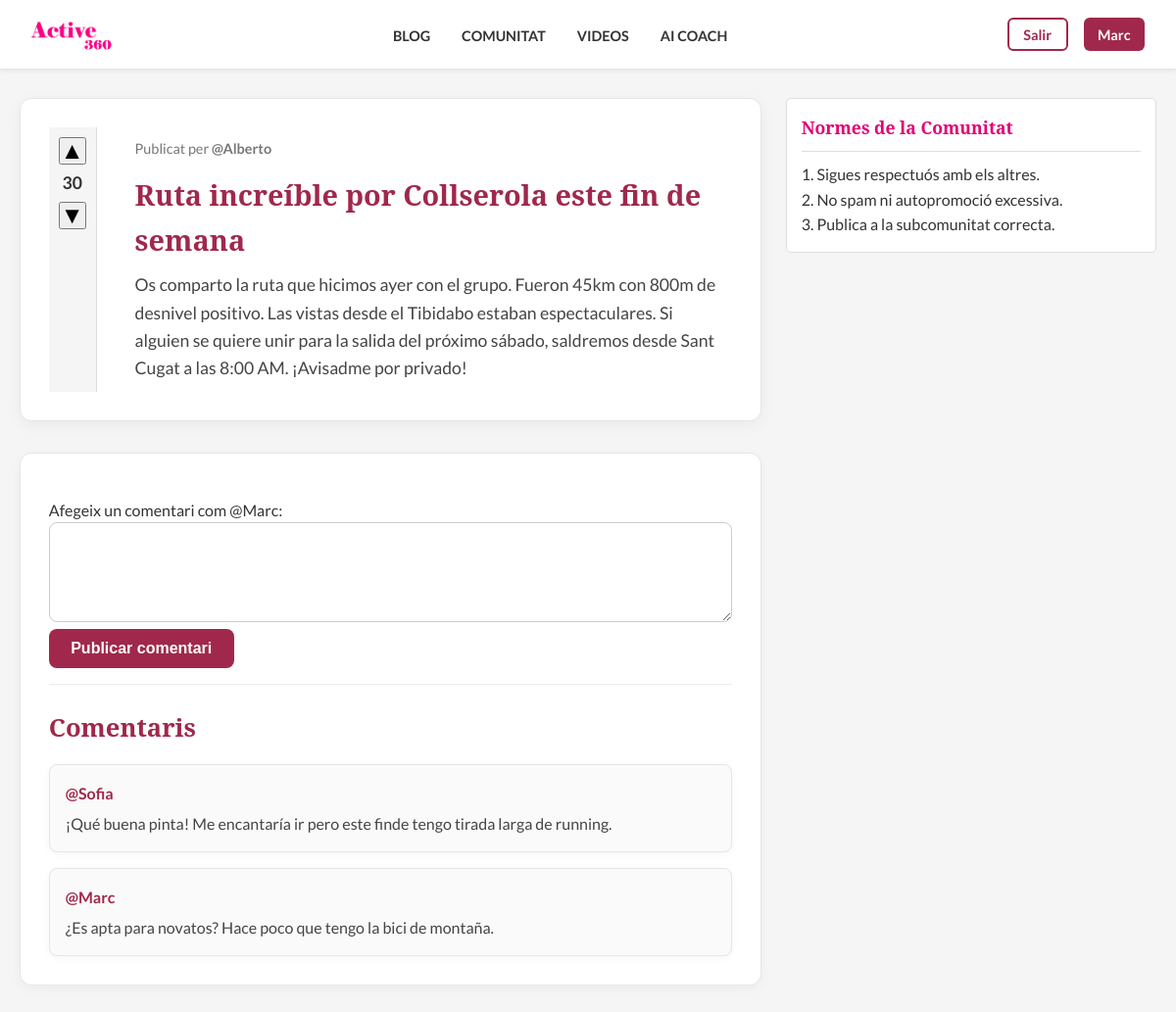
The page /php/publicacion.php?id=204 (signed in) on the database its author committed.
### tables this page shows
CREATE TABLE `publicaciones` (
  `id` int(10) UNSIGNED NOT NULL,
  `titulo` varchar(255) NOT NULL,
  `contenido` text NOT NULL,
  `votos` int(11) NOT NULL DEFAULT 0,
  `usuario_id` int(10) UNSIGNED NOT NULL,
  `creado_en` timestamp NOT NULL DEFAULT current_timestamp()
);

CREATE TABLE `usuarios` (
  `id` int(10) UNSIGNED NOT NULL,
  `nombre` varchar(100) NOT NULL,
  `apellidos` varchar(150) NOT NULL,
  `correo` varchar(150) NOT NULL,
  `contrasenya` varchar(255) NOT NULL,
  `genero` enum('masculino','femenino','NS') NOT NULL,
  `terminos` enum('Si','No') NOT NULL DEFAULT 'No',
  `creado_en` timestamp NOT NULL DEFAULT current_timestamp(),
  `token_recuperacion` varchar(255) DEFAULT NULL,
  `token_expiracion` datetime DEFAULT NULL
);

CREATE TABLE `comentarios` (
  `id` int(10) UNSIGNED NOT NULL,
  `contenido` text NOT NULL,
  `usuario_id` int(10) UNSIGNED NOT NULL,
  `publicacion_id` int(10) UNSIGNED NOT NULL,
  `creado_en` timestamp NOT NULL DEFAULT current_timestamp(),
  `votos` int(11) NOT NULL DEFAULT 0,
  `parent_id` int(10) UNSIGNED DEFAULT NULL
);

### php/publicacion.php (the view, shortened to what this page needs)
<?php
require_once 'conexion.php';
$idDeLaPublicacionSolicitada = (int)($_GET['id'] ?? 0);
$ordenSQLParaBuscarLaPublicacion = "
    SELECT p.id, p.titulo, p.contenido, p.votos, p.creado_en,
           u.nombre AS autor
    FROM publicaciones p
    JOIN usuarios u ON p.usuario_id = u.id
    WHERE p.id = ?
    LIMIT 1
";
$consultaParaObtenerDetallesDelPost = $con->prepare($ordenSQLParaBuscarLaPublicacion);
$consultaParaObtenerDetallesDelPost->bind_param("i", $idDeLaPublicacionSolicitada);
$consultaParaObtenerDetallesDelPost->execute();
$resultadoDeLaBusquedaDelPost = $consultaParaObtenerDetallesDelPost->get_result();
$datosDeLaPublicacion = $resultadoDeLaBusquedaDelPost->fetch_assoc();
$ordenSQLParaBuscarComentarios = "
    SELECT c.contenido, c.creado_en, u.nombre AS autor
    FROM comentarios c
    JOIN usuarios u ON c.usuario_id = u.id
    WHERE c.publicacion_id = ?
    ORDER BY c.creado_en ASC
";
$consultaParaObtenerLaListaDeComentarios = $con->prepare($ordenSQLParaBuscarComentarios);
$consultaParaObtenerLaListaDeComentarios->bind_param("i", $idDeLaPublicacionSolicitada);
$consultaParaObtenerLaListaDeComentarios->execute();
$listaDeTodosLosComentarios = $consultaParaObtenerLaListaDeComentarios->get_result();
?>
<!DOCTYPE html>
<html lang="ca">
<head>
    <link rel="stylesheet" href="../css/comunidad.css">
</head>
<body>
<header>
   <?php require_once 'cabezera.php'; ?>
</header>
<main class="comunidad-main">
    <div class="comunidad-container">
        <section class="post-feed">
            <article class="post-card post-detalle">
                <div class="post-votes">
                    <form action="votar.php" method="post">
                        <button type="submit" name="accion" value="up" class="upvote">▲</button>
                        <span class="vote-count"><?= (int)$datosDeLaPublicacion['votos'] ?></span>
                        <button type="submit" name="accion" value="down" class="downvote">▼</button>
                    </form>
                </div>
                <div class="post-content">
                    <div class="post-meta">
                        <span>
                            Publicat per <strong>@<?= htmlspecialchars($datosDeLaPublicacion['autor']) ?></strong>
                        </span>
                    </div>
                    <h1><?= htmlspecialchars($datosDeLaPublicacion['titulo']) ?></h1>
                    <p><?= nl2br(htmlspecialchars($datosDeLaPublicacion['contenido'])) ?></p>
                </div>
            </article>
            <section class="comments-section">
                <?php if (isset($_SESSION['id'])): ?>
                    <form action="guardar_comentario.php" method="post" class="comment-form">
                        <label for="comentario">
                            Afegeix un comentari com @<?= htmlspecialchars($_SESSION['nombre']) ?>:
                        </label>
                        <textarea id="comentario" name="comentario" rows="4" required></textarea>
                        <button type="submit" class="btn-create-post">Publicar comentari</button>
                    </form>
                <?php else: ?>
                    <p>Has d'<a href="Login.php">iniciar sessió</a> per comentar.</p>
                <?php endif; ?>
                <h2>Comentaris</h2>
                <?php if ($listaDeTodosLosComentarios->num_rows > 0): ?>
                    <ul class="comments-list">
                        <?php while ($comentarioIndividual = $listaDeTodosLosComentarios->fetch_assoc()): ?>
                            <li class="comment-item">
                                <div class="comment-author">
                                    @<?= htmlspecialchars($comentarioIndividual['autor']) ?>
                                </div>
                                <div class="comment-body">
                                    <?= nl2br(htmlspecialchars($comentarioIndividual['contenido'])) ?>
                                </div>
                            </li>
                        <?php endwhile; ?>
                    </ul>
                <?php else: ?>
                    <p>Encara no hi ha comentaris. Sigues el primer!</p>
                <?php endif; ?>
            </section>
        </section>
        <aside class="sidebar-comunidad">
            <div class="rules-box">
                <h3>Normes de la Comunitat</h3>
                <p>1. Sigues respectuós amb els altres.</p>
                <p>2. No spam ni autopromoció excessiva.</p>
                <p>3. Publica a la subcomunitat correcta.</p>
            </div>
        </aside>
    </div>
</main>
</body>
</html>

### css/comunidad.css (style rules this page uses)
* { margin: 0; padding: 0; box-sizing: border-box; }
body { font-family: 'Lato', sans-serif; color: #333; background: var(--light-gray); line-height: 1.6; }
:root { --primary-color: #e20074; --secondary-color: #555; --light-gray: #f5f5f5; --dark-gray: #222; --border-color: #ddd; }
header { background: #fff; box-shadow: 0 2px 4px rgba(0, 0, 0, 0.1); position: fixed; top: 0; width: 100%; z-index: 1000; padding: 15px 30px; }
.comunidad-main { max-width: 1200px; margin: 100px auto 40px; padding: 0 20px; }
.comunidad-container { display: grid; grid-template-columns: 2fr 1fr; gap: 25px; }
.post-feed h1 { font-size: 2rem; color: var(--primary-color); margin-bottom: 5px; font-family: 'Noto Serif', serif; }
.btn-create-post { background: var(--primary-color); color: #fff; padding: 8px 15px; border-radius: 3px; text-decoration: none; font-weight: 700; transition: background 0.3s; }
.post-card { display: flex; background: #fff; border: 1px solid var(--border-color); border-radius: 5px; margin-bottom: 15px; transition: box-shadow 0.3s; }
.post-votes { display: flex; flex-direction: column; align-items: center; padding: 10px; background: var(--light-gray); color: var(--secondary-color); border-right: 1px solid var(--border-color); }
.vote-count { font-weight: 700; font-size: 1.1rem; margin: 5px 0; }
.upvote, .downvote { font-size: 1.5rem; cursor: pointer; line-height: 1; }
.post-content { padding: 10px 15px; flex-grow: 1; }
.post-meta { font-size: 0.8rem; color: #888; margin-bottom: 5px; }
.sidebar-comunidad { position: sticky; top: 100px; align-self: flex-start; }
.sub-community-box, .rules-box { background: #fff; border: 1px solid var(--border-color); border-radius: 5px; padding: 15px; margin-bottom: 15px; }
.sub-community-box h3, .rules-box h3 { font-size: 1.1rem; color: var(--primary-color); border-bottom: 1px solid var(--border-color); padding-bottom: 10px; margin-bottom: 10px; font-family: 'Noto Serif', serif; }
.btn-create-post { background: #a0284c; color: #ffffff; border: none; padding: 12px 20px; border-radius: 8px; font-size: 1rem; font-weight: 700; cursor: pointer; transition: all .25s ease; }
.post-feed h1 { font-size: 2rem; color: #a0284c; font-family: 'Noto Serif', serif; margin-bottom: 0.8rem; }
.post-detalle { background: #ffffff; padding: 1.8rem; border-radius: 12px; border: 1px solid #e6e6e6; box-shadow: 0 4px 15px rgba(0,0,0,0.05); display: flex; gap: 1.5rem; margin-bottom: 2rem; }
.post-votes { display: flex; flex-direction: column; align-items: center; gap: .4rem; }
.post-votes form { display: flex; flex-direction: column; align-items: center; }
.vote-count { font-weight: 700; color: #333; }
.post-content h1 { font-family: "Noto Serif", serif; font-size: 1.8rem; margin-bottom: .6rem; color: #a0284c; }
.post-content p { font-size: 1.1rem; line-height: 1.6; margin-top: .5rem; color: #444; }
.post-meta { font-size: 0.9rem; color: #777; margin-bottom: .8rem; }
.comments-section { margin-top: 2rem; background: #ffffff; padding: 1.8rem; border-radius: 12px; border: 1px solid #e6e6e6; box-shadow: 0 4px 12px rgba(0,0,0,0.04); }
.comments-section h2 { color: #a0284c; font-family: "Noto Serif", serif; font-size: 1.6rem; margin-bottom: 1rem; }
.comment-form { margin-bottom: 1.5rem; }
.comment-form textarea { width: 100%; padding: 12px; border-radius: 8px; border: 1px solid #ccc; resize: vertical; font-size: 1rem; font-family: inherit; transition: all .25s ease; }
.comment-form .btn-create-post { padding: .7rem 1.4rem; background: #a0284c; color: #fff; border: none; border-radius: 8px; font-weight: 700; cursor: pointer; transition: all .25s ease; }
.comments-list { list-style: none; padding-left: 0; display: flex; flex-direction: column; gap: 1rem; }
.comment-item { padding: 1rem; border-radius: 8px; background: #fafafa; border: 1px solid #e5e5e5; box-shadow: 0 2px 8px rgba(0,0,0,0.04); }
.comment-author { font-weight: 700; color: #a0284c; margin-bottom: .4rem; }
.comment-body { font-size: 1rem; line-height: 1.5; color: #444; }
.comments-section { margin-top: 1rem !important; }
.comment-form { margin-bottom: 1.5rem; padding: 1rem 0; border-bottom: 1px solid #ececec; }
.comments-section h2 { margin-top: 0.8rem; margin-bottom: 1rem; }
.comments-list { margin-top: 0.5rem; }

### rows shown on the page
publicaciones: votos "30", usuario.nombre "Alberto", titulo "Ruta increíble por Collserola este fin de semana", contenido "Os comparto la ruta que hicimos ayer con el grupo. Fueron 45km con 800m de desnivel positivo. Las vistas desde el Tibidabo estaban espectaculares. Si alguien se quiere unir para la salida del próximo sábado, saldremos desde Sant Cugat a las 8:00 AM. ¡Avisadme por privado!"
comentarios: usuario.nombre "Sofia", contenido "¡Qué buena pinta! Me encantaría ir pero este finde tengo tirada larga de running."
comentarios: usuario.nombre "Marc", contenido "¿Es apta para novatos? Hace poco que tengo la bici de montaña."

### other values the page prints
$_SESSION['nombre'] "Marc"
